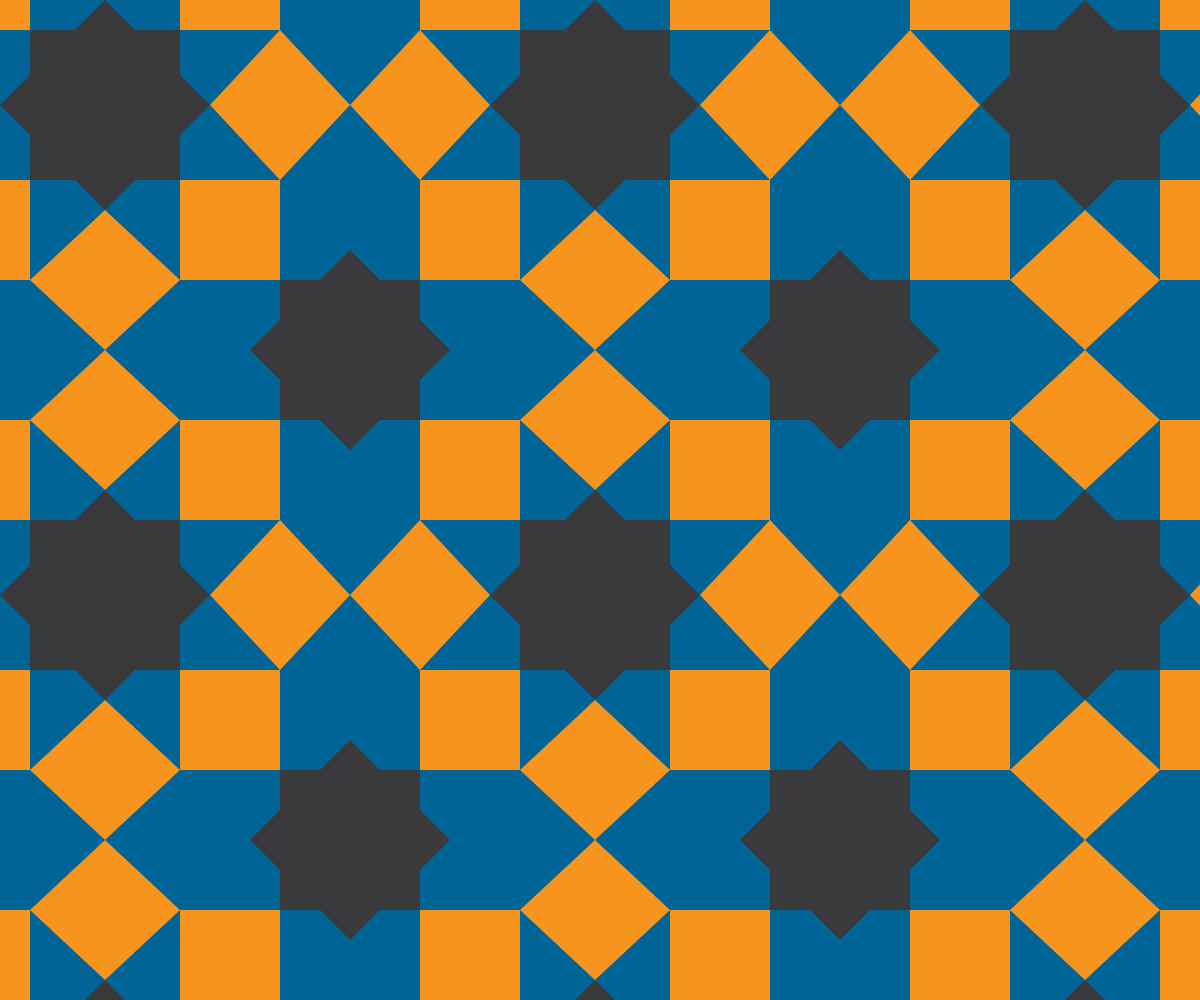
Frame 1 (no input)
Frame 60 (no input): identical to frame 1, image omitted
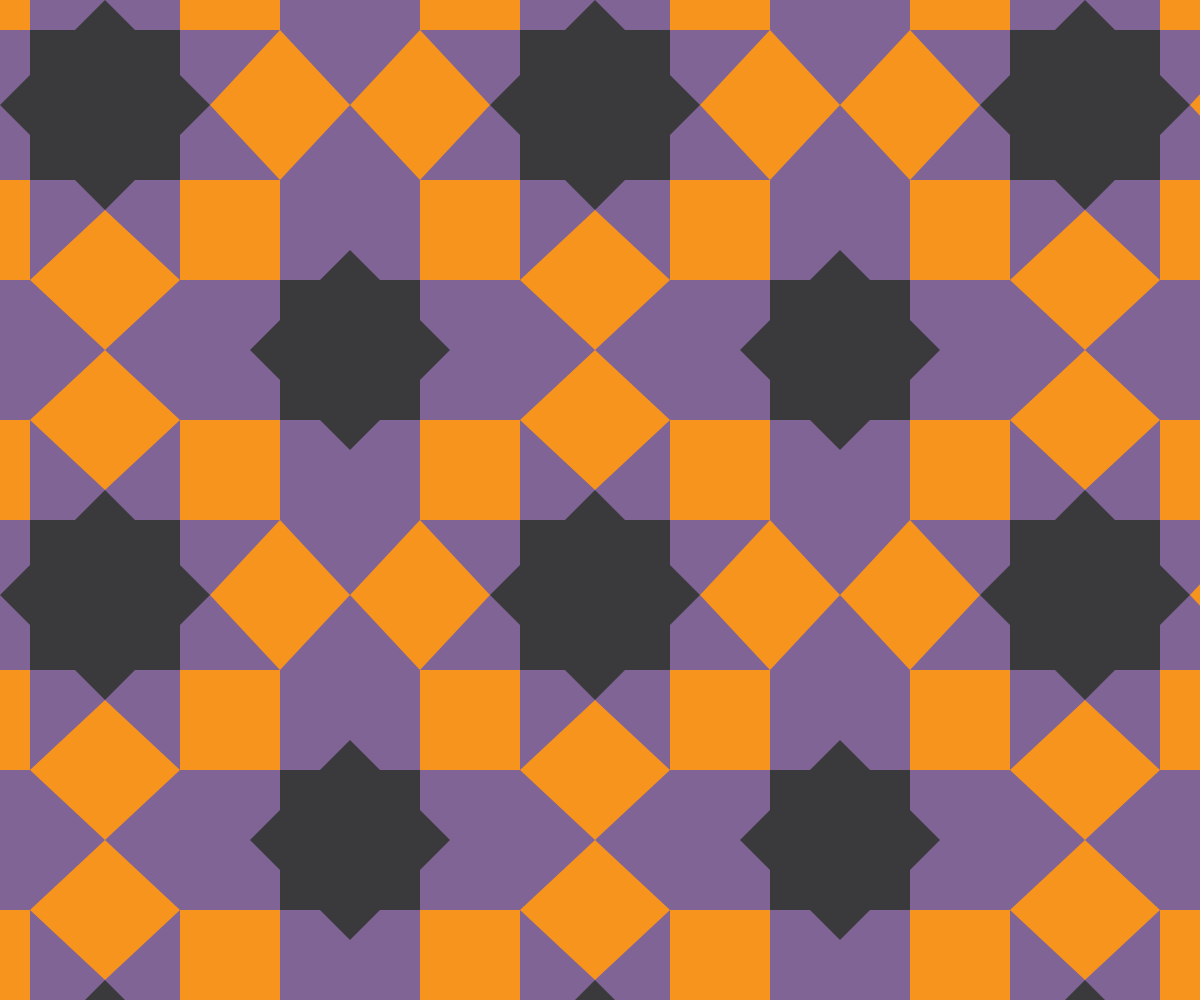
Frame 120 (the mouse pressed at the canvas centre since frame 60)

The p5.js sketch that drew these frames (run headless with seeded random() and noise() and a simulated clock; from frame 60 on, the mouse is pressed at the canvas centre):

// p5.js sketch
// ── sketch.js
let scale = 1;

function setup() {
  createCanvas(windowWidth, windowHeight);
  noStroke();
}

function draw() {

  let h = map(mouseX, 0, width, 0, 255);

  let stepsx = 490 * scale;
  let stepsy = 490 * scale;

  background(h, 100, 150);


  for (var x = -145; x <= width; x += stepsx) {
    for (var y = -145; y <= height; y += stepsy) {


      beginShape();
      fill(58, 58, 60)
      vertex(175 + x * scale, 175 + y * scale);
      vertex(325 + x * scale, 175 + y * scale);
      vertex(325 + x * scale, 325 + y * scale);
      vertex(175 + x * scale, 325 + y * scale);
      endShape(CLOSE);

      beginShape();
      fill(58, 58, 60)
      vertex(145 + x * scale, 250 + y * scale);
      vertex(250 + x * scale, 145 + y * scale);
      vertex(355 + x * scale, 250 + y * scale);
      vertex(250 + x * scale, 355 + y * scale);
      endShape(CLOSE);





      beginShape();
      fill(58, 58, 60)
      vertex(5 + x * scale, 5 + y * scale);
      vertex(105 + x * scale, 5 + y * scale);
      vertex(75 + x * scale, 35 + y * scale);
      vertex(75 + x * scale, 75 + y * scale);
      vertex(35 + x * scale, 75 + y * scale);
      vertex(5 + x * scale, 105 + y * scale);
      endShape(CLOSE);

      beginShape();
      fill(58, 58, 60)
      vertex(395 + x * scale, 5 + y * scale);
      vertex(495 + x * scale, 5 + y * scale);
      vertex(495 + x * scale, 105 + y * scale);
      vertex(465 + x * scale, 75 + y * scale);
      vertex(425 + x * scale, 75 + y * scale);
      vertex(425 + x * scale, 35 + y * scale);
      endShape(CLOSE);

      beginShape();
      fill(58, 58, 60)
      vertex(425 + x * scale, 425 + y * scale);
      vertex(465 + x * scale, 425 + y * scale);
      vertex(495 + x * scale, 395 + y * scale);
      vertex(495 + x * scale, 495 + y * scale);
      vertex(395 + x * scale, 495 + y * scale);
      vertex(425 + x * scale, 465 + y * scale);
      endShape(CLOSE);

      beginShape();
      fill(58, 58, 60)
      vertex(5 + x * scale, 395 + y * scale);
      vertex(35 + x * scale, 425 + y * scale);
      vertex(75 + x * scale, 425 + y * scale);
      vertex(75 + x * scale, 465 + y * scale);
      vertex(105 + x * scale, 495 + y * scale);
      vertex(5 + x * scale, 495 + y * scale);
      endShape(CLOSE);









      beginShape();
      fill(247, 148, 29);
      vertex(75 + x * scale, 75 + y * scale);
      vertex(175 + x * scale, 75 + y * scale);
      vertex(175 + x * scale, 175 + y * scale);
      vertex(75 + x * scale, 175 + y * scale);
      endShape(CLOSE);

      beginShape();
      fill(247, 148, 29)
      vertex(325 + x * scale, 75 + y * scale);
      vertex(425 + x * scale, 75 + y * scale);
      vertex(425 + x * scale, 175 + y * scale);
      vertex(325 + x * scale, 175 + y * scale);
      endShape(CLOSE);

      beginShape();
      fill(247, 148, 29)
      vertex(325 + x * scale, 325 + y * scale);
      vertex(425 + x * scale, 325 + y * scale);
      vertex(425 + x * scale, 425 + y * scale);
      vertex(325 + x * scale, 425 + y * scale);
      endShape(CLOSE);

      beginShape();
      fill(247, 148, 29)
      vertex(75 + x * scale, 325 + y * scale);
      vertex(175 + x * scale, 325 + y * scale);
      vertex(175 + x * scale, 425 + y * scale);
      vertex(75 + x * scale, 425 + y * scale);
      endShape(CLOSE);




      beginShape();
      fill(247, 148, 29)
      vertex(5 + x * scale, 250 + y * scale);
      vertex(75 + x * scale, 175 + y * scale);
      vertex(145 + x * scale, 250 + y * scale);
      vertex(75 + x * scale, 325 + y * scale);
      endShape(CLOSE);

      beginShape();
      fill(247, 148, 29)
      vertex(175 + x * scale, 75 + y * scale);
      vertex(250 + x * scale, 5 + y * scale);
      vertex(325 + x * scale, 75 + y * scale);
      vertex(250 + x * scale, 145 + y * scale);
      endShape(CLOSE);

      beginShape();
      fill(247, 148, 29)
      vertex(355 + x * scale, 250 + y * scale);
      vertex(425 + x * scale, 175 + y * scale);
      vertex(495 + x * scale, 250 + y * scale);
      vertex(425 + x * scale, 325 + y * scale);
      endShape(CLOSE);

      beginShape();
      fill(247, 148, 29)
      vertex(175 + x * scale, 425 + y * scale);
      vertex(250 + x * scale, 355 + y * scale);
      vertex(325 + x * scale, 425 + y * scale);
      vertex(250 + x * scale, 495 + y * scale);
      endShape(CLOSE);

    }
  }

}
